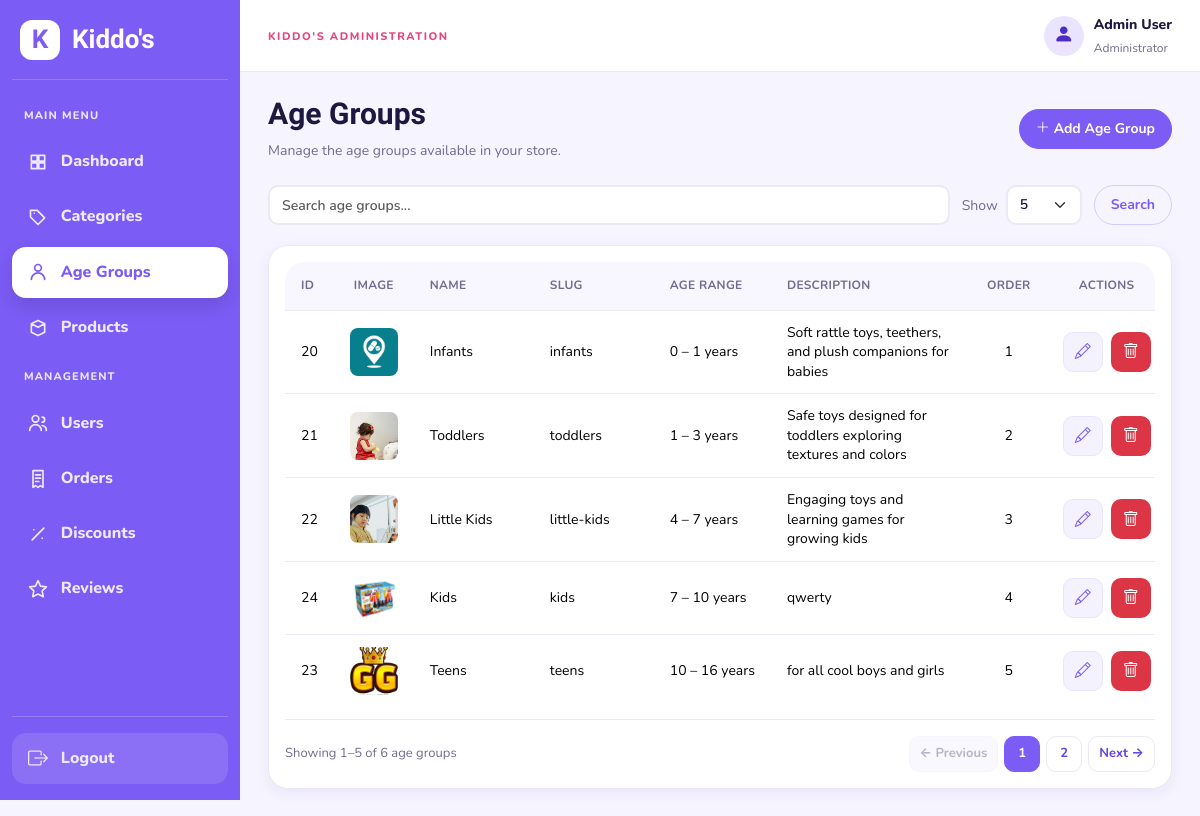
Screenshot of /admin/age_groups.php (signed in) with the database file from the repository.
### tables this page shows
CREATE TABLE IF NOT EXISTS `age_groups` (
  `id` int(10) UNSIGNED NOT NULL AUTO_INCREMENT,
  `name` varchar(60) NOT NULL,
  `slug` varchar(60) NOT NULL,
  `description` varchar(255) NOT NULL,
  `min_age` tinyint(3) UNSIGNED NOT NULL,
  `max_age` tinyint(3) UNSIGNED NOT NULL,
  `image` varchar(255) DEFAULT NULL,
  `sort_order` tinyint(3) UNSIGNED NOT NULL DEFAULT 0,
  PRIMARY KEY (`id`),
  UNIQUE KEY `uq_age_groups_slug` (`slug`)
);

### classes/AdminTable.php (called while the page is built, shortened)
<?php
class AdminTable
{
    private $pdo;
    public function __construct($pdo)
    {
        $this->pdo = $pdo;
    }
    public function getPage($type, $request)
    {
        $search = isset($request['search']) && is_string($request['search']) ? trim($request['search']) : '';
        $search = substr($search, 0, 120);
        $size = isset($request['per_page']) && is_scalar($request['per_page']) ? (string) $request['per_page'] : '5';
        $size = in_array($size, ['5', '10', '20', '50'], true) ? (int) $size : 5;
        $requestedPage = isset($request['page']) && is_string($request['page']) && ctype_digit($request['page']) ? (int) $request['page'] : 1;
        $where = [];
        $params = [];
        $filters = [];
        $query = ['search' => $search, 'per_page' => $size];
        switch ($type) {
            case 'age_groups':
                $select = 'g.*'; $from = 'age_groups g'; $order = 'g.sort_order ASC, g.id DESC'; $searchColumns = ['g.name'];
                break;
        }
        $condition = $where ? ' WHERE ' . implode(' AND ', $where) : '';
        $statement = $this->pdo->prepare('SELECT COUNT(*) FROM ' . $from . $condition);
        $statement->execute($params);
        $total = (int) $statement->fetchColumn();
        $pages = max(1, (int) ceil($total / $size));
        $page = min(max(1, $requestedPage), $pages);
        $offset = ($page - 1) * $size;
        $statement = $this->pdo->prepare('SELECT ' . $select . ' FROM ' . $from . $condition . ' ORDER BY ' . $order . ' LIMIT ? OFFSET ?');
        $statement->bindValue(count($params) + 1, $size, PDO::PARAM_INT);
        $statement->bindValue(count($params) + 2, $offset, PDO::PARAM_INT);
        $statement->execute();
        return ['rows' => $statement->fetchAll(PDO::FETCH_ASSOC), 'total' => $total, 'page' => $page, 'pages' => $pages,
            'size' => $size, 'start' => $total ? $offset + 1 : 0, 'end' => min($offset + $size, $total),
            'search' => $search, 'query' => $query, 'filters' => $filters, 'type' => $type];
    }
}

### admin/age_groups.php (the view, shortened to what this page needs)
<?php
require_once __DIR__ . '/../includes/init.php';
require_once __DIR__ . '/../classes/AdminTable.php';
$adminTable = new AdminTable($pdo);
$pagination = $adminTable->getPage('age_groups', $_GET);
$ageGroups = $pagination['rows'];
require_once __DIR__ . '/../includes/admin/layout_start.php';
?>
<div class="admin-page-header">
    <div>
        <h1>Age Groups</h1>
        <p>Manage the age groups available in your store.</p>
    </div>
    <a href="<?= BASE_URL ?>/admin/add_age_group.php" class="btn btn-primary">
        <i class="bi bi-plus-lg"></i>
        Add Age Group
    </a>
</div>
<?php require __DIR__ . '/../includes/admin/table_toolbar.php'; ?>
<div class="admin-card">
    <div class="table-responsive">
        <table class="table admin-table admin-table-consistent admin-table-age_groups">
            <thead>
                <tr>
                    <th>ID</th>
                    <th>Image</th>
                    <th>Name</th>
                    <th>Slug</th>
                    <th>Age Range</th>
                    <th>Description</th>
                    <th>Order</th>
                    <th>Actions</th>
                </tr>
            </thead>
            <tbody>
                <?php if (empty($ageGroups)): ?>
                    <tr>
                        <td colspan="8" class="text-center py-4">
                            No age groups found.
                        </td>
                    </tr>
                <?php else: ?>
                    <?php foreach ($ageGroups as $ageGroup): ?>
                        <tr>
                            <td><?= (int) $ageGroup['id'] ?></td>
                            <td>
                                <?php if (!empty($ageGroup['image'])): ?>
                                    <img src="<?= BASE_URL ?>/<?= htmlspecialchars($ageGroup['image']) ?>"
                                        alt="<?= htmlspecialchars($ageGroup['name']) ?>" width="55" height="55"
                                        style="object-fit: cover; border-radius: 8px;">
                                <?php else: ?>
                                    <span class="text-secondary">No image</span>
                                <?php endif; ?>
                            </td>
                            <td><?= htmlspecialchars($ageGroup['name']) ?></td>
                            <td><?= htmlspecialchars($ageGroup['slug']) ?></td>
                            <td>
                                <?= (int) $ageGroup['min_age'] ?>
                                –
                                <?= (int) $ageGroup['max_age'] ?>
                                years
                            </td>
                            <td><?= htmlspecialchars($ageGroup['description']) ?></td>
                            <td><?= (int) $ageGroup['sort_order'] ?></td>
                            <td>
                                <div class="admin-actions">
                                    <button type="button" class="btn admin-action-btn admin-action-edit" data-bs-toggle="modal"
                                        data-bs-target="#editAgeGroupModal<?= (int) $ageGroup['id'] ?>" title="Edit age group" aria-label="Edit age group"><i class="bi bi-pencil" aria-hidden="true"></i></button>
                                    <button type="button" class="btn admin-action-btn admin-action-delete" data-bs-toggle="modal"
                                        data-bs-target="#deleteAgeGroupModal<?= (int) $ageGroup['id'] ?>" title="Delete age group" aria-label="Delete age group"><i class="bi bi-trash" aria-hidden="true"></i></button>
                                </div>
                            </td>
                        </tr>
                    <?php endforeach; ?>
                <?php endif; ?>
            </tbody>
        </table>
    </div><?php require __DIR__ . '/../includes/admin/table_pagination.php'; ?>
</div>
<?php require_once __DIR__ . '/../includes/admin/layout_end.php'; ?>

### assets/css/admin-polish.css (style rules this page uses)
.admin-body { --admin-sidebar-width:240px;--admin-topbar-height:72px;font-size:14px;line-height:1.5 }
.admin-body .admin-page-header { display:flex;flex-wrap:wrap;align-items:center;justify-content:space-between;gap:16px;margin-bottom:24px }
.admin-body .admin-page-header h1 { font-size:30px;line-height:1.2;margin:0 0 8px }
.admin-body .admin-page-header p { font-size:14px;line-height:1.5;margin:0;color:var(--admin-muted) }
.admin-body .admin-card { padding:20px;border-radius:16px;min-width:0;box-shadow:0 4px 16px #30204e05 }
.admin-body .admin-content .btn:not(.admin-action-btn):not(.btn-close) { min-height:40px;padding:9px 16px;font-size:14px;line-height:1.4 }
.admin-body .admin-action-btn { width:38px;height:38px;min-width:38px;min-height:38px }
.admin-body .admin-action-btn i { font-size:16px }
.admin-body :is(button,a,input,select,textarea,summary):focus-visible { outline:3px solid #bba8fa;outline-offset:3px }
.admin-body .table-responsive { width:100%;max-width:100%;overflow-x:auto;overscroll-behavior-inline:contain }
.admin-body .admin-table { margin-bottom:0 }
.admin-body .admin-table-consistent thead th { padding:14px 16px;height:48px;font-size:12px;font-weight:700;letter-spacing:.025em;vertical-align:middle }
.admin-body .admin-table-consistent tbody td,.admin-body .admin-table-consistent tfoot :is(td,th) { padding:12px 16px;height:60px;font-size:14px;vertical-align:middle }
.admin-body .admin-table tbody tr>td { transition:background-color 150ms ease }
.admin-body .admin-table :is(img,.product-image-placeholder) { max-width:48px;width:48px;height:48px;object-fit:cover;border-radius:10px }

### rows the page displays
age_groups: id "20", image (picture), name "Infants", slug "infants", min_age "0", max_age "1", description "Soft rattle toys, teethers, and plush companions for babies", sort_order "1"
age_groups: id "21", image (picture), name "Toddlers", slug "toddlers", min_age "1", max_age "3", description "Safe toys designed for toddlers exploring textures and colors", sort_order "2"
age_groups: id "22", image (picture), name "Little Kids", slug "little-kids", min_age "4", max_age "7", description "Engaging toys and learning games for growing kids", sort_order "3"
age_groups: id "24", image (picture), name "Kids", slug "kids", min_age "7", max_age "10", description "qwerty", sort_order "4"
age_groups: id "23", image (picture), name "Teens", slug "teens", min_age "10", max_age "16", description "for all cool boys and girls", sort_order "5"

### other values shown
$_SESSION['user_name'] "Admin User"
$pagination['start'] "1"
$pagination['end'] "5"
$pagination['total'] "6"
str_replace('_', ' ', $pagination['type']) "age groups"
$number "1"
$number "2"
form field per_page "5"
